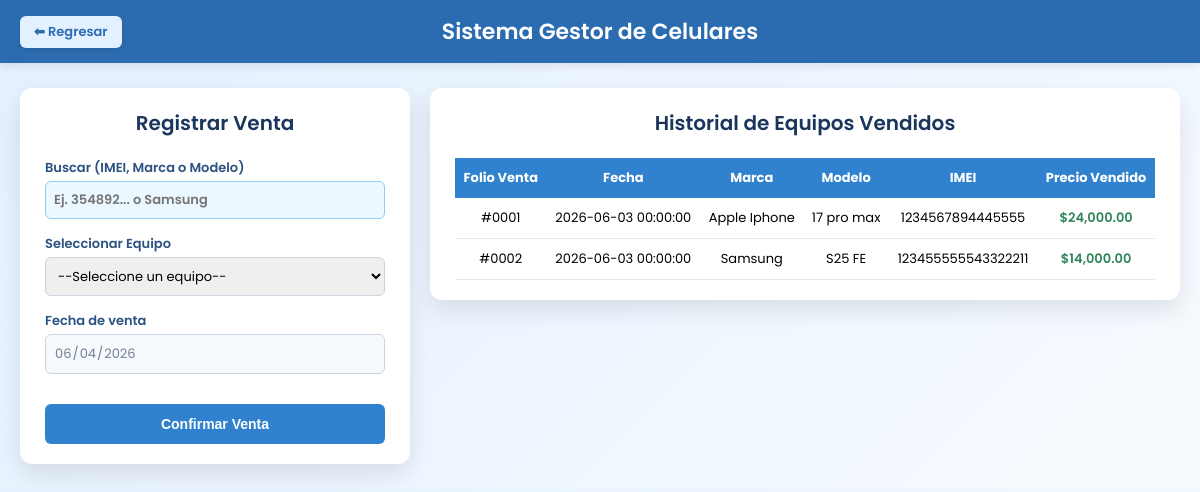
Page /tiendaCelulares/controlador/consultarVentas.php on the committed database.
### tables this page shows
CREATE TABLE `telefonos_vendidos` (
  `id` int NOT NULL,
  `id_telefono` int NOT NULL,
  `fecha_vendido` datetime NOT NULL
);

CREATE TABLE `marcas` (
  `id_marca` int NOT NULL,
  `nombre` varchar(20) NOT NULL
);

CREATE TABLE `modelos` (
  `id` int NOT NULL,
  `nombre` varchar(20) NOT NULL,
  `id_marca` int DEFAULT NULL
);

CREATE TABLE `telefonos` (
  `id` int NOT NULL,
  `id_marca` int NOT NULL,
  `id_modelo` int NOT NULL,
  `imei` varchar(50) NOT NULL DEFAULT '',
  `id_color` int NOT NULL,
  `id_precio` int NOT NULL,
  `fecha_registro` datetime NOT NULL DEFAULT CURRENT_TIMESTAMP,
  `vendido` tinyint NOT NULL DEFAULT (0),
  `baja` tinyint NOT NULL DEFAULT (0)
);

CREATE TABLE `precios` (
  `id` int NOT NULL,
  `id_marca` int NOT NULL,
  `id_modelo` int NOT NULL,
  `id_color` int NOT NULL,
  `precio_inicial` float NOT NULL,
  `precio_final` float NOT NULL
);

### tiendaCelulares/controlador/consultarVentas.php (called while the page is built, shortened)
<?php
$database = new Conexion();
$db = $database->conectar();
$sqlVentas = "SELECT tv.id as id_venta, tv.fecha_vendido, t.imei, m.nombre as marca, mo.nombre as modelo, p.precio_final
              FROM telefonos_vendidos tv
              INNER JOIN telefonos t ON tv.id_telefono = t.id
              INNER JOIN marcas m ON t.id_marca = m.id_marca
              INNER JOIN modelos mo ON t.id_modelo = mo.id
              INNER JOIN precios p ON t.id_precio = p.id
              ORDER BY tv.fecha_vendido DESC";
$stmtVentas = $db->prepare($sqlVentas);
$stmtVentas->execute();
$ventas_registradas = $stmtVentas->fetchAll(PDO::FETCH_ASSOC);
require_once "../vista/venderTelefono.php";
?>

### tiendaCelulares/vista/venderTelefono.php (the view, shortened to what this page needs)
<!DOCTYPE html>
<html lang="es">
<head>
</head>
<body>
    <div class="header">
        <a href="../index.php" class="btn-regresar">⬅ Regresar</a>
        Sistema Gestor de Celulares
    </div>
    <div class="main-container">
        <div class="container">
            <div class="title">Registrar Venta</div>
            <form action="../controlador/guardarVenta.php" method="POST">
                <div class="form-grid">
                    <div>
                        <label>Buscar (IMEI, Marca o Modelo)</label>
                        <input type="text" id="buscadorEquipos" placeholder="Ej. 354892... o Samsung">
                    </div>
                    <div>
                        <label>Seleccionar Equipo</label>
                        <select name="id_telefono" id="selectTelefono" required>
                            <option value="">--Seleccione un equipo--</option>
                        </select>
                    </div>
                    <div>
                        <label>Fecha de venta</label>
                        <input type="date" name="fecha_vendido" value="<?= date('Y-m-d'); ?>" readonly required>
                    </div>
                    <button type="submit">Confirmar Venta</button>
                </div>
            </form>
        </div>
        <div class="container table-container">
            <div class="title">Historial de Equipos Vendidos</div>
            <?php if(!empty($ventas_registradas)): ?>
            <table>
                <thead>
                    <tr>
                        <th>Folio Venta</th>
                        <th>Fecha</th>
                        <th>Marca</th>
                        <th>Modelo</th>
                        <th>IMEI</th>
                        <th>Precio Vendido</th>
                    </tr>
                </thead>
                <tbody>
                    <?php foreach($ventas_registradas as $venta): ?>
                    <tr>
                        <td>#<?= str_pad($venta['id_venta'], 4, "0", STR_PAD_LEFT) ?></td>
                        <td><?= $venta['fecha_vendido'] ?></td>
                        <td><?= $venta['marca'] ?></td>
                        <td><?= $venta['modelo'] ?></td>
                        <td><?= $venta['imei'] ?></td>
                        <td style="font-weight: 600; color: #2f855a;">
                            $<?= number_format($venta['precio_final'], 2) ?>
                        </td>
                    </tr>
                    <?php endforeach; ?>
                </tbody>
            </table>
            <?php else: ?>
                <p class="mensaje">Aún no hay ventas registradas.</p>
            <?php endif; ?>
        </div>
    </div>
</body>
</html>

### tiendaCelulares/vista/venderTelefono.php (style rules this page uses)
body { font-family: 'Poppins', sans-serif; background: linear-gradient(135deg, #e3f0ff, #f7fbff); margin: 0; padding: 0; }
.header { position: relative; background: #2b6cb0; color: white; padding: 15px; text-align: center; font-size: 22px; font-weight: 600; box-shadow: 0 2px 10px rgba(0,0,0,0.1); }
.btn-regresar { position: absolute; left: 20px; top: 50%; transform: translateY(-50%); background: #e3f0ff; color: #2b6cb0; text-decoration: none; padding: 6px 14px; border-radius: 6px; font-size: 13px; font-weight: 600; transition: all 0.25s ease; box-shadow: 0 2px 5px rgba(0,0,0,0.1); }
.main-container { display: flex; justify-content: center; align-items: flex-start; gap: 20px; margin: 25px 20px; flex-wrap: wrap; }
.container { background: #ffffff; width: 340px; padding: 20px 25px; border-radius: 12px; box-shadow: 0 10px 25px rgba(0,0,0,0.1); }
.table-container { width: auto; flex: 1; min-width: 650px; max-width: 950px; }
.title { font-size: 20px; font-weight: 600; color: #1a365d; margin-bottom: 20px; text-align: center; }
.form-grid { display: grid; grid-template-columns: 1fr; gap: 15px; }
label { font-size: 13px; color: #2c5282; font-weight: 600; display: block; margin-bottom: 3px; }
input, select { width: 100%; padding: 8px; border-radius: 6px; border: 1px solid #cbd5e0; outline: none; font-family: 'Poppins', sans-serif; box-sizing: border-box; font-size: 13px; }
input[readonly] { background-color: #f7fafc; color: #718096; cursor: not-allowed; }
#buscadorEquipos { background-color: #ebf8ff; border-color: #90cdf4; font-weight: 600; }
button { color: white; border: none; padding: 12px; border-radius: 6px; cursor: pointer; font-size: 14px; transition: all 0.25s ease; width: 100%; margin-top: 15px; font-weight: 600; background: #3182ce; }
table { width: 100%; border-collapse: collapse; font-size: 13px; }
th { background: #3182ce; color: white; padding: 10px 8px; }
td { padding: 10px 8px; text-align: center; border-bottom: 1px solid #e2e8f0; }

### rows in the picture
telefonos_vendidos: id "0001", fecha_vendido "2026-06-03 00:00:00", marcas.nombre "Apple Iphone", modelos.nombre "17 pro max", id_telefono.imei "1234567894445555", precios.precio_final "24,000.00"
telefonos_vendidos: id "0002", fecha_vendido "2026-06-03 00:00:00", marcas.nombre "Samsung", modelos.nombre "S25 FE", id_telefono.imei "123455555543322211", precios.precio_final "14,000.00"
